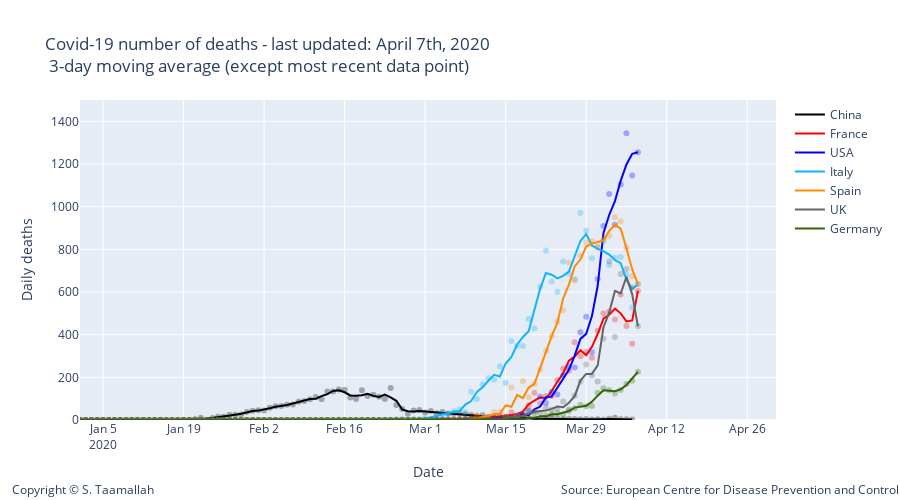

The code cell stored with this chart in its notebook:
### Code cell
degree = 1
#smooth_italy = smoothTriangle(df_italy['deaths'],degree)

smooth_china = smoothTriangle(df_china['deaths'], degree)
smooth_france = smoothTriangle(df_france['deaths'], degree)
smooth_italy = smoothTriangle(df_italy['deaths'],degree)
smooth_usa = smoothTriangle(df_usa['deaths'],degree)
smooth_uk = smoothTriangle(df_uk['deaths'],degree)
smooth_germany = smoothTriangle(df_germany['deaths'],degree)
smooth_spain = smoothTriangle(df_spain['deaths'],degree)
smooth_korea = smoothTriangle(df_korea['deaths'],degree)
smooth_netherlandss = smoothTriangle(df_netherlands['deaths'],degree)

smooth_china = smooth_3day(df_china['deaths'])
smooth_france = smooth_3day(df_france['deaths'])
smooth_italy = smooth_3day(df_italy['deaths'])
smooth_usa = smooth_3day(df_usa['deaths'])
smooth_uk = smooth_3day(df_uk['deaths'])
smooth_germany = smooth_3day(df_germany['deaths'])
smooth_spain = smooth_3day(df_spain['deaths'])
smooth_korea = smooth_3day(df_korea['deaths'])
smooth_netherlandss = smooth_3day(df_netherlands['deaths'])



# Add traces
trace1 = go.Scatter(
        x=df_china.index, 
        y=df_china['deaths'],
        mode='markers',
        name='China daily cases',
        line_color='rgba(0, 0, 0, .3)',
        showlegend=False,
)

trace11 = go.Scatter(
        x=df_china.index, 
        y=smooth_china,
        mode='lines',
        name='China',
        line_color='rgba(0, 0, 0, 1)',
)


trace2 = go.Scatter(
        x=df_france.index, 
        y=df_france['deaths'],
        mode='markers',
        name='France',
        line_color='rgba(256, 0, 0, .3)',
        showlegend=False,
)

trace22 = go.Scatter(
        x=df_france.index, 
        y=smooth_france,
        mode='lines',
        name='France',
        line_color='rgba(256, 0, 0, 1)',
)


trace3 = go.Scatter(
        x=df_usa.index, 
        y=df_usa['deaths'],
        mode='markers',
        name='USA',
        line_color='rgba(0, 0, 255, .3)',
    showlegend=False,
)

trace33 = go.Scatter(
        x=df_usa.index, 
        y=smooth_usa,
        mode='lines',
        name='USA',
        line_color='rgba(0, 0, 255, 1)',
)

trace4 = go.Scatter(
        x=df_italy.index, 
        y=df_italy['deaths'],
        mode='markers',
        name='Italy',
        line_color='rgba(14, 180, 252, .3)',
    showlegend=False,
)

trace44 = go.Scatter(
        x=df_italy.index, 
        y=smooth_italy,
        mode='lines',
        name='Italy',
        line_color='rgba(14, 180, 252, 1)',
)

trace5 = go.Scatter(
        x=df_spain.index, 
        y=df_spain['deaths'],
        mode='markers',
        name='Spain',
        line_color='rgba(255, 137, 0, .3)',
    showlegend=False,
)

trace55 = go.Scatter(
        x=df_spain.index, 
        y=smooth_spain,
        mode='lines',
        name='Spain',
        line_color='rgba(256, 137, 0, 1)',
)


trace6 = go.Scatter(
        x=df_uk.index, 
        y=df_uk['deaths'],
        mode='markers',
        name='UK',
        line_color='rgba(100, 100, 100, .3)',
    showlegend=False
)

trace66 = go.Scatter(
        x=df_uk.index, 
        y=smooth_uk,
        mode='lines',
        name='UK',
        line_color='rgba(100, 100, 100, 1)',
)

trace7 = go.Scatter(
        x=df_germany.index, 
        y=df_germany['deaths'],
        mode='markers',
        name='Germany',
        line_color='rgba(51, 102, 0, .3)',
    showlegend=False,
)

trace77 = go.Scatter(
        x=df_germany.index, 
        y=smooth_germany,
        mode='lines',
        name='Germany',
        line_color='rgba(51, 102, 0, 1)',
)


data = [trace1,trace11, trace2, trace22, trace3, trace33, trace4, trace44, trace5, trace55, trace6, trace66, trace7, trace77]

layout = go.Layout(
    title="Covid-19 number of deaths - last updated: April 7th, 2020 <br> 3-day moving average (except most recent data point)",
    width=900,
    height=500,
    
    # Top left
    xaxis=dict(
        title='Date',
        range=['2020-01-01', '2020-05-01'],
    ),
    yaxis=dict(
        title='Daily deaths',
        #type='log',
        range=[0,1500],
        anchor='x'
    ),
    
      annotations=[
        dict(
            x=1.18,
            y=-0.25,
            showarrow=False,
            text='Source: European Centre for Disease Prevention and Control',
            xref='paper',
            yref='paper'
        ),
        
        dict(
            x=-0.1,
            y=-0.25,
            showarrow=False,
            text='Copyright © S. Taamallah ',
            xref='paper',
            yref='paper'
        )
    ],
    
)

fig = go.Figure(data=data, layout=layout)

fig.show()

from plotly.offline import plot
plot(fig, filename="STaamallah_covid19_analysis_chart_1_20200407.html", auto_open = False)
